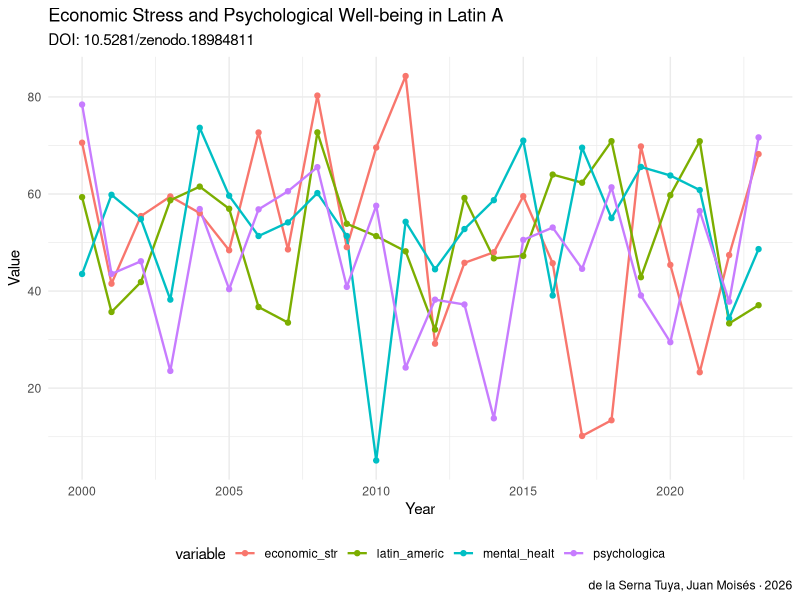

Here is the R script that generated this plot:
# analysis.R — Economic Stress and Psychological Well-being in Latin America (2000-2025)
# DOI: 10.5281/zenodo.18984811
# Author: de la Serna Tuya, Juan Moisés · ORCID: 0000-0002-8401-8018
# License: CC0 1.0

# ── SETUP ──────────────────────────────────────────────────────────────────
# Install required packages if needed:
# install.packages(c("readr","ggplot2","dplyr","tidyr"))

library(readr)
library(ggplot2)
library(dplyr)

# ── LOAD DATA ──────────────────────────────────────────────────────────────
# Download dataset from: https://doi.org/10.5281/zenodo.18984811
# df <- read_csv("dataset.csv")

# Example with synthetic data
set.seed(42)
years <- 2000:2023
df <- data.frame(
  year = years,
    economic_str = rnorm(length(years), 50, 15),
  psychologica = rnorm(length(years), 50, 15),
  mental_healt = rnorm(length(years), 50, 15),
  latin_americ = rnorm(length(years), 50, 15),
  stringsAsFactors = FALSE
)

cat("Dataset: Economic Stress and Psychological Well-being in La\n")
cat("DOI: 10.5281/zenodo.18984811\n")
cat("Dimensions:", nrow(df), "x", ncol(df), "\n\n")
print(head(df))
print(summary(df))

# ── VISUALIZATION ──────────────────────────────────────────────────────────
# Temporal trend
p1 <- df %>%
  tidyr::pivot_longer(-year, names_to="variable", values_to="value") %>%
  ggplot(aes(x=year, y=value, color=variable)) +
  geom_line(size=0.8) +
  geom_point(size=1.5) +
  labs(title="Economic Stress and Psychological Well-being in Latin A",
       subtitle="DOI: 10.5281/zenodo.18984811",
       x="Year", y="Value",
       caption="de la Serna Tuya, Juan Moisés · 2026") +
  theme_minimal() +
  theme(legend.position="bottom")

ggsave("figures/analysis_output_r.png", p1, width=10, height=6, dpi=150)
cat("\nFigure saved: figures/analysis_output_r.png\n")

# ── CITATION ───────────────────────────────────────────────────────────────
cat("\nCitation:\n")
cat("de la Serna Tuya, Juan Moisés (2026). Economic Stress and Psychological Well-being in Latin America (2000-20. Zenodo. https://doi.org/10.5281/zenodo.18984811\n")
